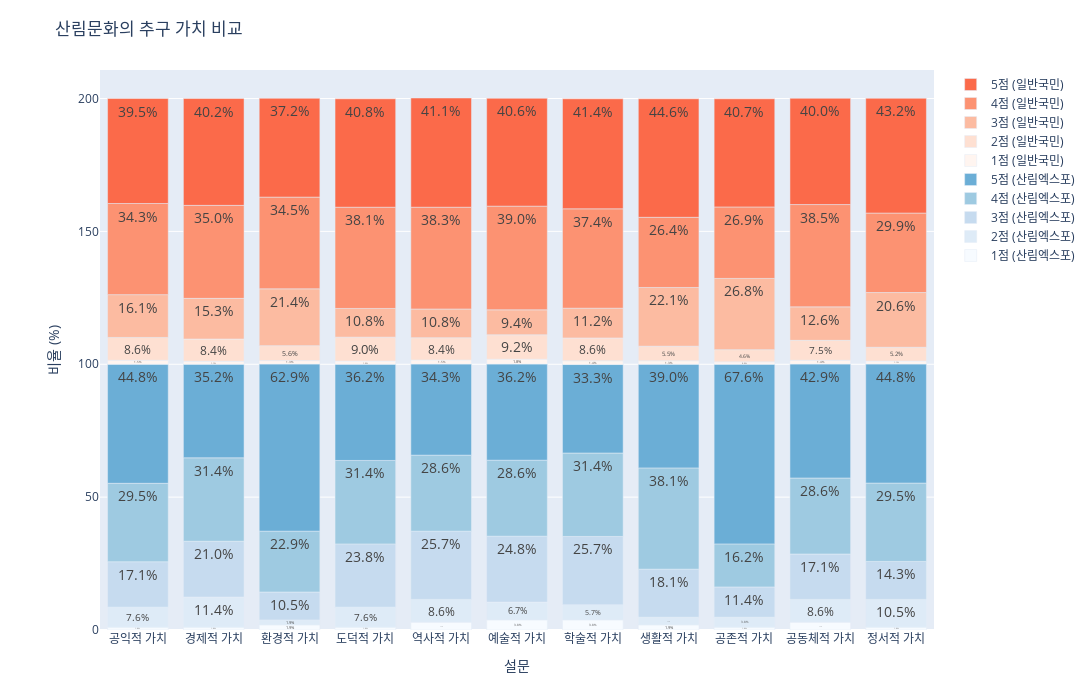

Notebook source saved alongside this figure:
### Code cell
import plotly.colors as pc

# 컬러맵을 리스트로 불러오기
blues_color_map = pc.sequential.Blues
reds_color_map = pc.sequential.Reds

# 누적 막대그래프 시각화
fig = go.Figure()

# 막대 그래프 추가 (expo_4_num_df 데이터 사용)
for i in range(1, 6):
    text_labels = [f'<span style="font-size: 14px !important;">{val:.1f}%</span>' for val in expo_4_num_df[f'{i}_비율']]
    fig.add_trace(go.Bar(x=expo_4_num_df['설문'], y=expo_4_num_df[f'{i}_비율'], text=text_labels,
                         name=f'{i}점 (산림엑스포)', textposition='auto', marker=dict(color=blues_color_map[i-1])))

# 두 번째 막대 그래프 추가 (common_4_df 데이터 사용) - 겹치게 표시
for i in range(1, 6):
    text_labels = [f'<span style="font-size: 14px !important;">{val:.1f}%</span>' for val in common_4_df[f'{i}_비율']]
    fig.add_trace(go.Bar(x=common_4_df['설문'], y=common_4_df[f'{i}_비율'], text=text_labels,
                         name=f'{i}점 (일반국민)', textposition='auto', marker=dict(color=reds_color_map[i-1])))

# 그래프 레이아웃 설정
fig.update_layout(title="산림문화의 추구 가치 비교", xaxis_title="설문", yaxis_title="비율 (%)",
                  barmode='relative', showlegend=True)

# 범례 텍스트 수정
fig.update_layout(legend=dict(traceorder="reversed"))

# 그래프 높이와 너비 조정
fig.update_layout(height=700, width=1400)

# 여백 (margin) 조정
fig.update_layout(margin=dict(l=100, r=100, b=70, t=70))

fig.show()

### Figure 1 — Plotly figure (JSON) as saved in the notebook; plotly's stock layout.template omitted (floating-point values rounded to 4 significant figures)
{"data": [{"marker": {"color": "rgb(247,251,255)"}, "name": "1점 (산림엑스포)", "text": ["<span style=\"font-size: 14px !important;\">1.0%</span>", "<span style=\"font-size: 14px !important;\">1.0%</span>", "<span style=\"font-size: 14px !important;\">1.9%</span>", "<span style=\"font-size: 14px !important;\">1.0%</span>", "<span style=\"font-size: 14px !important;\">2.9%</span>", "<span style=\"font-size: 14px !important;\">3.8%</span>", "<span style=\"font-size: 14px !important;\">3.8%</span>", "<span style=\"font-size: 14px !important;\">1.9%</span>", "<span style=\"font-size: 14px !important;\">1.0%</span>", "<span style=\"font-size: 14px !important;\">2.9%</span>", "<span style=\"font-size: 14px !important;\">1.0%</span>"], "textposition": "auto", "type": "bar", "x": ["공익적 가치", "경제적 가치", "환경적 가치", "도덕적 가치", "역사적 가치", "예술적 가치", "학술적 가치", "생활적 가치", "공존적 가치", "공동체적 가치", "정서적 가치"], "y": [1, 1, 1.9, 1, 2.9, 3.8, 3.8, 1.9, 1, 2.9, 1]}, {"marker": {"color": "rgb(222,235,247)"}, "name": "2점 (산림엑스포)", "text": ["<span style=\"font-size: 14px !important;\">7.6%</span>", "<span style=\"font-size: 14px !important;\">11.4%</span>", "<span style=\"font-size: 14px !important;\">1.9%</span>", "<span style=\"font-size: 14px !important;\">7.6%</span>", "<span style=\"font-size: 14px !important;\">8.6%</span>", "<span style=\"font-size: 14px !important;\">6.7%</span>", "<span style=\"font-size: 14px !important;\">5.7%</span>", "<span style=\"font-size: 14px !important;\">2.9%</span>", "<span style=\"font-size: 14px !important;\">3.8%</span>", "<span style=\"font-size: 14px !important;\">8.6%</span>", "<span style=\"font-size: 14px !important;\">10.5%</span>"], "textposition": "auto", "type": "bar", "x": ["공익적 가치", "경제적 가치", "환경적 가치", "도덕적 가치", "역사적 가치", "예술적 가치", "학술적 가치", "생활적 가치", "공존적 가치", "공동체적 가치", "정서적 가치"], "y": [7.6, 11.4, 1.9, 7.6, 8.6, 6.7, 5.7, 2.9, 3.8, 8.6, 10.5]}, {"marker": {"color": "rgb(198,219,239)"}, "name": "3점 (산림엑스포)", "text": ["<span style=\"font-size: 14px !important;\">17.1%</span>", "<span style=\"font-size: 14px !important;\">21.0%</span>", "<span style=\"font-size: 14px !important;\">10.5%</span>", "<span style=\"font-size: 14px !important;\">23.8%</span>", "<span style=\"font-size: 14px !important;\">25.7%</span>", "<span style=\"font-size: 14px !important;\">24.8%</span>", "<span style=\"font-size: 14px !important;\">25.7%</span>", "<span style=\"font-size: 14px !important;\">18.1%</span>", "<span style=\"font-size: 14px !important;\">11.4%</span>", "<span style=\"font-size: 14px !important;\">17.1%</span>", "<span style=\"font-size: 14px !important;\">14.3%</span>"], "textposition": "auto", "type": "bar", "x": ["공익적 가치", "경제적 가치", "환경적 가치", "도덕적 가치", "역사적 가치", "예술적 가치", "학술적 가치", "생활적 가치", "공존적 가치", "공동체적 가치", "정서적 가치"], "y": [17.1, 21, 10.5, 23.8, 25.7, 24.8, 25.7, 18.1, 11.4, 17.1, 14.3]}, {"marker": {"color": "rgb(158,202,225)"}, "name": "4점 (산림엑스포)", "text": ["<span style=\"font-size: 14px !important;\">29.5%</span>", "<span style=\"font-size: 14px !important;\">31.4%</span>", "<span style=\"font-size: 14px !important;\">22.9%</span>", "<span style=\"font-size: 14px !important;\">31.4%</span>", "<span style=\"font-size: 14px !important;\">28.6%</span>", "<span style=\"font-size: 14px !important;\">28.6%</span>", "<span style=\"font-size: 14px !important;\">31.4%</span>", "<span style=\"font-size: 14px !important;\">38.1%</span>", "<span style=\"font-size: 14px !important;\">16.2%</span>", "<span style=\"font-size: 14px !important;\">28.6%</span>", "<span style=\"font-size: 14px !important;\">29.5%</span>"], "textposition": "auto", "type": "bar", "x": ["공익적 가치", "경제적 가치", "환경적 가치", "도덕적 가치", "역사적 가치", "예술적 가치", "학술적 가치", "생활적 가치", "공존적 가치", "공동체적 가치", "정서적 가치"], "y": [29.5, 31.4, 22.9, 31.4, 28.6, 28.6, 31.4, 38.1, 16.2, 28.6, 29.5]}, {"marker": {"color": "rgb(107,174,214)"}, "name": "5점 (산림엑스포)", "text": ["<span style=\"font-size: 14px !important;\">44.8%</span>", "<span style=\"font-size: 14px !important;\">35.2%</span>", "<span style=\"font-size: 14px !important;\">62.9%</span>", "<span style=\"font-size: 14px !important;\">36.2%</span>", "<span style=\"font-size: 14px !important;\">34.3%</span>", "<span style=\"font-size: 14px !important;\">36.2%</span>", "<span style=\"font-size: 14px !important;\">33.3%</span>", "<span style=\"font-size: 14px !important;\">39.0%</span>", "<span style=\"font-size: 14px !important;\">67.6%</span>", "<span style=\"font-size: 14px !important;\">42.9%</span>", "<span style=\"font-size: 14px !important;\">44.8%</span>"], "textposition": "auto", "type": "bar", "x": ["공익적 가치", "경제적 가치", "환경적 가치", "도덕적 가치", "역사적 가치", "예술적 가치", "학술적 가치", "생활적 가치", "공존적 가치", "공동체적 가치", "정서적 가치"], "y": [44.8, 35.2, 62.9, 36.2, 34.3, 36.2, 33.3, 39, 67.6, 42.9, 44.8]}, {"marker": {"color": "rgb(255,245,240)"}, "name": "1점 (일반국민)", "text": ["<span style=\"font-size: 14px !important;\">1.5%</span>", "<span style=\"font-size: 14px !important;\">1.1%</span>", "<span style=\"font-size: 14px !important;\">1.3%</span>", "<span style=\"font-size: 14px !important;\">1.2%</span>", "<span style=\"font-size: 14px !important;\">1.5%</span>", "<span style=\"font-size: 14px !important;\">1.8%</span>", "<span style=\"font-size: 14px !important;\">1.4%</span>", "<span style=\"font-size: 14px !important;\">1.3%</span>", "<span style=\"font-size: 14px !important;\">0.9%</span>", "<span style=\"font-size: 14px !important;\">1.4%</span>", "<span style=\"font-size: 14px !important;\">1.1%</span>"], "textposition": "auto", "type": "bar", "x": ["공익적 가치", "경제적 가치", "환경적 가치", "도덕적 가치", "역사적 가치", "예술적 가치", "학술적 가치", "생활적 가치", "공존적 가치", "공동체적 가치", "정서적 가치"], "y": [1.5, 1.1, 1.3, 1.2, 1.5, 1.8, 1.4, 1.3, 0.9, 1.4, 1.1]}, {"marker": {"color": "rgb(254,224,210)"}, "name": "2점 (일반국민)", "text": ["<span style=\"font-size: 14px !important;\">8.6%</span>", "<span style=\"font-size: 14px !important;\">8.4%</span>", "<span style=\"font-size: 14px !important;\">5.6%</span>", "<span style=\"font-size: 14px !important;\">9.0%</span>", "<span style=\"font-size: 14px !important;\">8.4%</span>", "<span style=\"font-size: 14px !important;\">9.2%</span>", "<span style=\"font-size: 14px !important;\">8.6%</span>", "<span style=\"font-size: 14px !important;\">5.5%</span>", "<span style=\"font-size: 14px !important;\">4.6%</span>", "<span style=\"font-size: 14px !important;\">7.5%</span>", "<span style=\"font-size: 14px !important;\">5.2%</span>"], "textposition": "auto", "type": "bar", "x": ["공익적 가치", "경제적 가치", "환경적 가치", "도덕적 가치", "역사적 가치", "예술적 가치", "학술적 가치", "생활적 가치", "공존적 가치", "공동체적 가치", "정서적 가치"], "y": [8.6, 8.4, 5.6, 9, 8.4, 9.2, 8.6, 5.5, 4.6, 7.5, 5.2]}, {"marker": {"color": "rgb(252,187,161)"}, "name": "3점 (일반국민)", "text": ["<span style=\"font-size: 14px !important;\">16.1%</span>", "<span style=\"font-size: 14px !important;\">15.3%</span>", "<span style=\"font-size: 14px !important;\">21.4%</span>", "<span style=\"font-size: 14px !important;\">10.8%</span>", "<span style=\"font-size: 14px !important;\">10.8%</span>", "<span style=\"font-size: 14px !important;\">9.4%</span>", "<span style=\"font-size: 14px !important;\">11.2%</span>", "<span style=\"font-size: 14px !important;\">22.1%</span>", "<span style=\"font-size: 14px !important;\">26.8%</span>", "<span style=\"font-size: 14px !important;\">12.6%</span>", "<span style=\"font-size: 14px !important;\">20.6%</span>"], "textposition": "auto", "type": "bar", "x": ["공익적 가치", "경제적 가치", "환경적 가치", "도덕적 가치", "역사적 가치", "예술적 가치", "학술적 가치", "생활적 가치", "공존적 가치", "공동체적 가치", "정서적 가치"], "y": [16.1, 15.3, 21.4, 10.8, 10.8, 9.4, 11.2, 22.1, 26.8, 12.6, 20.6]}, {"marker": {"color": "rgb(252,146,114)"}, "name": "4점 (일반국민)", "text": ["<span style=\"font-size: 14px !important;\">34.3%</span>", "<span style=\"font-size: 14px !important;\">35.0%</span>", "<span style=\"font-size: 14px !important;\">34.5%</span>", "<span style=\"font-size: 14px !important;\">38.1%</span>", "<span style=\"font-size: 14px !important;\">38.3%</span>", "<span style=\"font-size: 14px !important;\">39.0%</span>", "<span style=\"font-size: 14px !important;\">37.4%</span>", "<span style=\"font-size: 14px !important;\">26.4%</span>", "<span style=\"font-size: 14px !important;\">26.9%</span>", "<span style=\"font-size: 14px !important;\">38.5%</span>", "<span style=\"font-size: 14px !important;\">29.9%</span>"], "textposition": "auto", "type": "bar", "x": ["공익적 가치", "경제적 가치", "환경적 가치", "도덕적 가치", "역사적 가치", "예술적 가치", "학술적 가치", "생활적 가치", "공존적 가치", "공동체적 가치", "정서적 가치"], "y": [34.3, 35, 34.5, 38.1, 38.3, 39, 37.4, 26.4, 26.9, 38.5, 29.9]}, {"marker": {"color": "rgb(251,106,74)"}, "name": "5점 (일반국민)", "text": ["<span style=\"font-size: 14px !important;\">39.5%</span>", "<span style=\"font-size: 14px !important;\">40.2%</span>", "<span style=\"font-size: 14px !important;\">37.2%</span>", "<span style=\"font-size: 14px !important;\">40.8%</span>", "<span style=\"font-size: 14px !important;\">41.1%</span>", "<span style=\"font-size: 14px !important;\">40.6%</span>", "<span style=\"font-size: 14px !important;\">41.4%</span>", "<span style=\"font-size: 14px !important;\">44.6%</span>", "<span style=\"font-size: 14px !important;\">40.7%</span>", "<span style=\"font-size: 14px !important;\">40.0%</span>", "<span style=\"font-size: 14px !important;\">43.2%</span>"], "textposition": "auto", "type": "bar", "x": ["공익적 가치", "경제적 가치", "환경적 가치", "도덕적 가치", "역사적 가치", "예술적 가치", "학술적 가치", "생활적 가치", "공존적 가치", "공동체적 가치", "정서적 가치"], "y": [39.5, 40.2, 37.2, 40.8, 41.1, 40.6, 41.4, 44.6, 40.7, 40, 43.2]}], "layout": {"barmode": "relative", "height": 700, "legend": {"traceorder": "reversed"}, "margin": {"b": 70, "l": 100, "r": 100, "t": 70}, "showlegend": true, "title": {"text": "산림문화의 추구 가치 비교"}, "width": 1400, "xaxis": {"title": {"text": "설문"}}, "yaxis": {"title": {"text": "비율 (%)"}}}}
